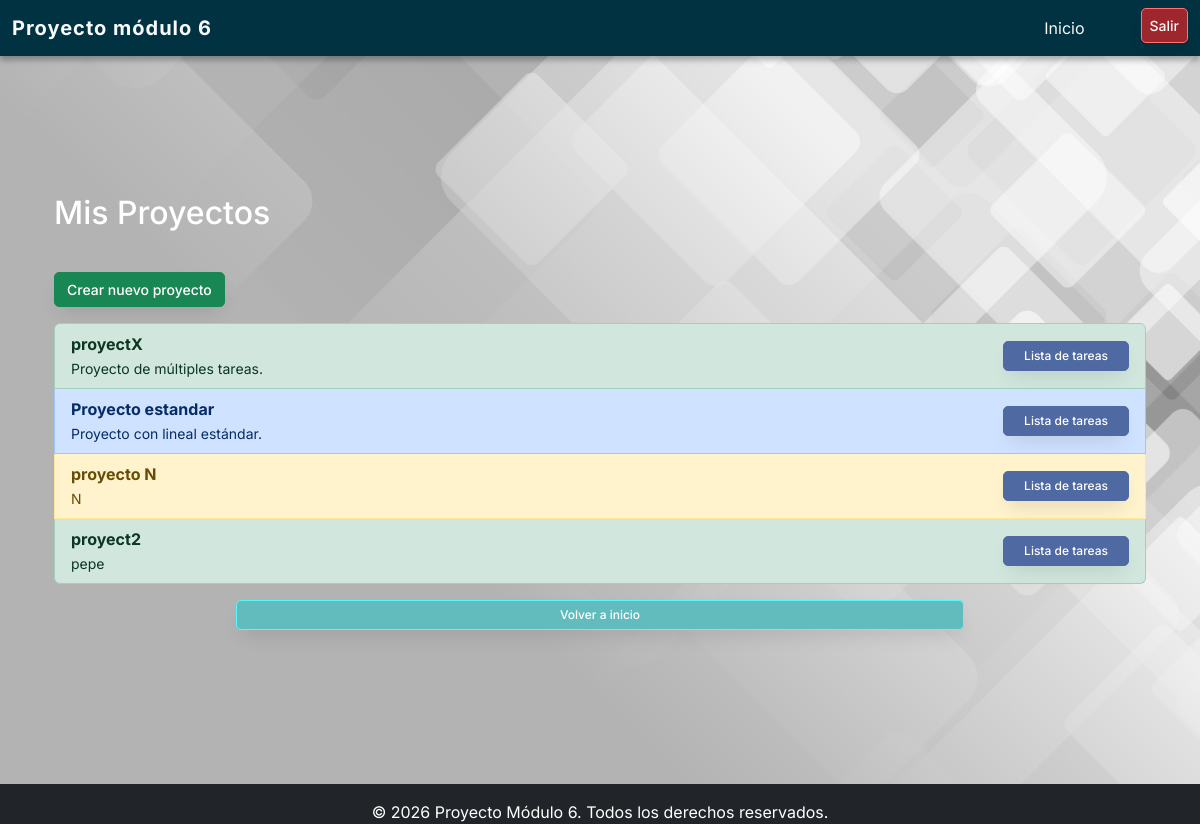
Screenshot of /proyectos/ (signed in) with the database file from the repository.
### core/models.py (models this page shows, shortened)
class Proyecto(models.Model):
    nombre = models.CharField(max_length=100)
    descripcion = models.TextField()
    propietario = models.ForeignKey(settings.AUTH_USER_MODEL,
                                    on_delete=models.CASCADE,
                                    related_name='proyectos')
    creado = models.DateTimeField(auto_now_add=True)

### core/views.py (the view)
# urls.py: path('proyectos/', ProyectoListView.as_view(), name='proyecto_list'),
class ProyectoListView(LoginRequiredMixin, ListView):
    model = Proyecto
    template_name = 'core/proyecto_list.html'
    context_object_name = 'proyectos'
    login_url = 'login'
    def get_queryset(self):
        return Proyecto.objects.filter(
            propietario=self.request.user
        )

### core/templates/core/proyecto_list.html (shortened to what this page needs)
{% extends 'core/base.html' %}
{% block content %}
<h2 class="mb-4">Mis Proyectos</h2>
<a href="{% url 'proyecto_create' %}" class="btn btn-success mt-3">Crear nuevo proyecto</a>
<div class="list-group mt-3">
    {% for proyecto in proyectos %}
        <div class="list-group-item d-flex justify-content-between align-items-center
            {% cycle 'list-group-item-success' 'list-group-item-primary' 'list-group-item-warning' %}">
            <div>
                <strong>{{ proyecto.nombre }}</strong><br>
                <small>{{ proyecto.descripcion }}</small>
            </div>
            <a href="{% url 'tarea_list' proyecto.id %}" class="btn btn-fb btn-sm">
                Lista de tareas
            </a>
        </div>
    {% empty %}
        <div class="alert alert-warning">No hay proyectos disponibles.</div>
    {% endfor %}
</div>
<div class="col-md-8 offset-md-2 mt-3">
        <a href="{% url 'dashboard' %}" class="btn btn-secondary btn-sm w-100">Volver a inicio</a>
    </div>
{% endblock %}

### core/static/core/css/style.css (style rules this page uses)
* { padding: 0; margin: 0; box-sizing: border-box; }
body { background: url("../img/fondo3.jpg") center/cover no-repeat; background-position: center; font-family: 'inter', sans-serif; }
h2 { color: white; }
a { text-decoration: none; }
.btn { padding: 0.375rem 0.75rem; cursor: pointer; border-width: 1px; border-radius: 5px; font-size: 14px; font-weight: 500; -webkit-box-shadow: 0px 10px 20px -6px rgba(0, 0, 0, 0.12); -moz-box-shadow: 0px 10px 20px -6px rgba(0, 0, 0, 0.12); box-shadow: 0px 10px 20px -6px rgba(0, 0, 0, 0.12); overflow: hidden; position: relative; -moz-transition: all 0.3s ease; -o-transition: all 0.3s ease; -webkit-transition: all 0.3s ease; -ms-transition: all 0.3s ease; transition: all 0.3s ease; }
.btn.btn-secondary { color: #fff; border-color: #59f7fa; background: #62bbbd; }
.btn.btn-sm, .btn-group-sm > .btn { padding: 5px 20px; font-size: 12px; }
.btn.btn-fb { background: #4f69a2; border-color: #4f69a2; color: #fff; }

### rows the page displays
Proyecto: nombre "proyectX", descripcion "Proyecto de múltiples tareas."
Proyecto: nombre "Proyecto estandar", descripcion "Proyecto con lineal estándar."
Proyecto: nombre "proyecto N", descripcion "N"
Proyecto: nombre "proyect2", descripcion "pepe"
